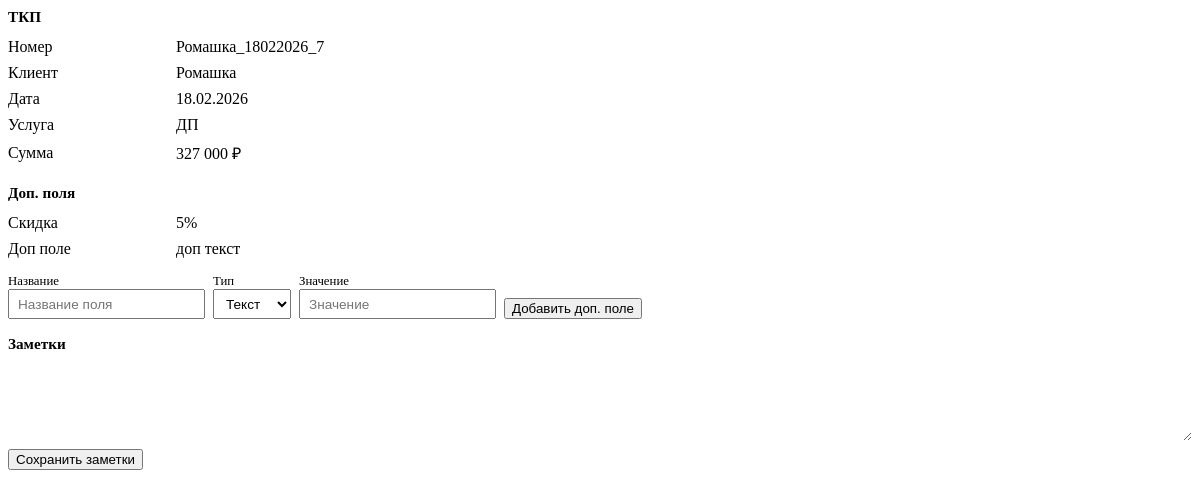
/kanban/card/10/ (signed in), run on an earlier commit of the app's database.
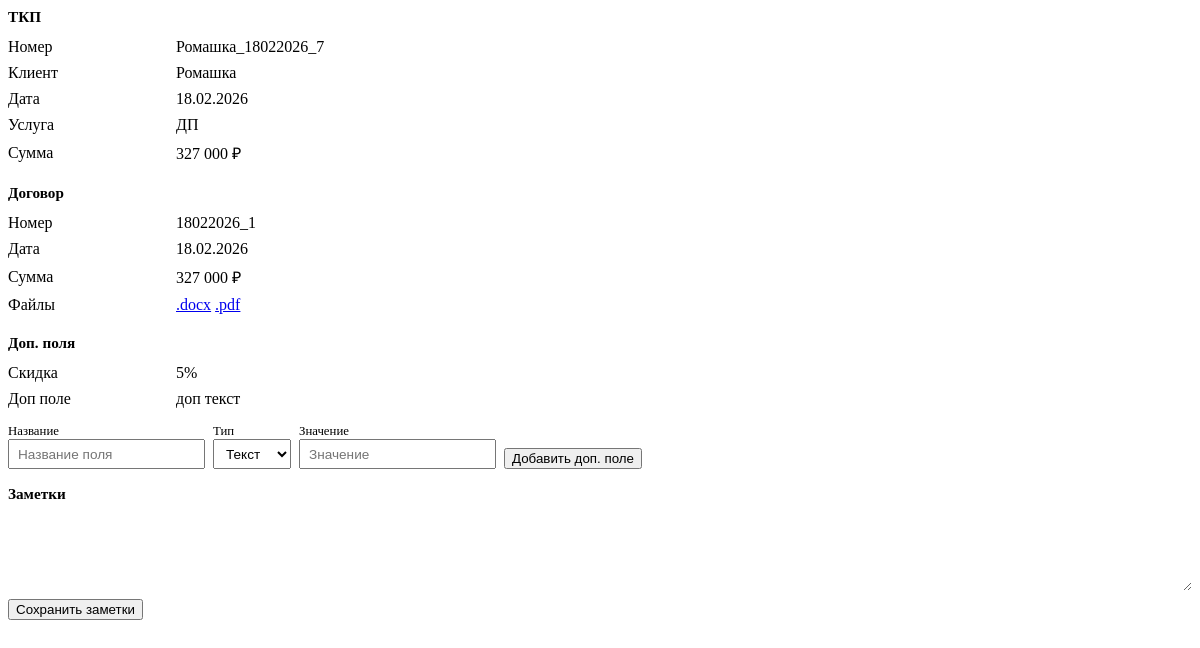
And on a later commit of the database.
### proposals/models.py (models this page shows, shortened)
class ContractRecord(models.Model):
    STATUS_DRAFT = 'draft'
    STATUS_FINAL = 'final'
    STATUS_CHOICES = [
        (STATUS_DRAFT, 'Черновик'),
        (STATUS_FINAL, 'Итоговый'),
    ]
    date = models.DateField('Дата договора')
    number = models.CharField('Номер договора', max_length=50, unique=True)
    status = models.CharField('Статус', max_length=20, choices=STATUS_CHOICES, default=STATUS_FINAL)
    tkp = models.ForeignKey(
        TKPRecord,
        on_delete=models.SET_NULL,
        null=True,
        blank=True,
        verbose_name='ТКП',
        related_name='contracts',
    )
    counterparty = models.ForeignKey(
        Counterparty,
        on_delete=models.SET_NULL,
        null=True,
        blank=True,
        verbose_name='Контрагент',
    )
    client = models.CharField('Клиент', max_length=500, blank=True)
    service = models.CharField('Услуга', max_length=255, blank=True)
    sum_total = models.DecimalField('Сумма', max_digits=15, decimal_places=2, default=0)
    docx_file = models.CharField('Файл DOCX', max_length=255, blank=True)
    pdf_file = models.CharField('Файл PDF', max_length=255, blank=True)
    contract_snapshot = models.JSONField('Снимок реквизитов', null=True, blank=True)
    created_at = models.DateTimeField('Создано', auto_now_add=True)
    created_by = models.ForeignKey(
        settings.AUTH_USER_MODEL,
        on_delete=models.SET_NULL,
        null=True,
        blank=True,
        related_name='created_contract_records',
        verbose_name='Владелец',
    )
    class Meta:
        verbose_name = 'Запись договора'
        verbose_name_plural = 'Записи договоров'
        ordering = ['-created_at']

### proposals/views.py (the view)
# urls.py: path('kanban/card/<int:tkp_id>/', views.kanban_card_detail_view, name='kanban_card_detail'),
@login_required
@require_http_methods(['GET'])
def kanban_card_detail_view(request, tkp_id):
    try:
        tkp = TKPRecord.objects.get(pk=tkp_id)
    except TKPRecord.DoesNotExist:
        raise Http404()
    contract = ContractRecord.objects.filter(tkp_id=tkp_id).select_related('counterparty').first()
    service_display = 'Комплексное' if tkp.service == 'Комплексное ТКП' else tkp.service
    custom_fields = list(
        KanbanCardField.objects.filter(user=request.user, tkp_id=tkp_id).order_by('order', 'pk')
    )
    ctx = {
        'tkp': tkp,
        'contract': contract,
        'tkp_date_display': tkp.date.strftime('%d.%m.%Y'),
        'service_display': service_display,
        'sum_display': _format_price(tkp.sum_total or 0),
        'custom_fields': custom_fields,
    }
    if contract:
        ctx['contract_date_display'] = contract.date.strftime('%d.%m.%Y')
        ctx['contract_sum_display'] = _format_price(contract.sum_total or 0)
    return render(request, 'proposals/kanban_card_content.html', ctx)

### proposals/views.py (called while the page is built)
def _format_price(value):
    if value is None:
        return ''
    s = str(int(value))
    n = len(s)
    if n <= 3:
        return s
    r = n % 3 or 3
    result = s[:r]
    for i in range(r, n, 3):
        result += ' ' + s[i:i + 3]
    return result

### proposals/templates/proposals/kanban_card_content.html (shortened to what the changed rows need)
<div class="kanban-card-content" style="font-size: 0.9rem;">
    {% if contract %}
    <section>
        <h3 style="font-size: 0.95rem; margin: 0 0 0.5rem;">Договор</h3>
        <table style="width: 100%; border-collapse: collapse;">
            <tr><td style="padding: 0.25rem 0.5rem 0.25rem 0; color: var(--text-muted); width: 10rem;">Номер</td><td style="padding: 0.25rem 0;">{{ contract.number }}</td></tr>
            <tr><td style="padding: 0.25rem 0.5rem 0.25rem 0; color: var(--text-muted);">Дата</td><td style="padding: 0.25rem 0;">{{ contract_date_display }}</td></tr>
            <tr><td style="padding: 0.25rem 0.5rem 0.25rem 0; color: var(--text-muted);">Сумма</td><td style="padding: 0.25rem 0;">{{ contract_sum_display }} ₽</td></tr>
            <tr><td style="padding: 0.25rem 0.5rem 0.25rem 0; color: var(--text-muted);">Файлы</td>
                <td style="padding: 0.25rem 0;">
                    {% if contract.docx_file %}
                    <a href="{% url 'proposals:contract_download' contract.pk 'docx' %}">.docx</a>
                    {% endif %}
                    {% if contract.pdf_file %}
                    <a href="{% url 'proposals:contract_download' contract.pk 'pdf' %}">.pdf</a>
                    {% endif %}
                </td>
            </tr>
        </table>
    </section>
    {% endif %}
</div>

What changed in the data, as far as the page shows it:
added ContractRecord: number "18022026_1"
Also different on the page:
{{ contract_date_display }}: (not shown) → "18.02.2026"
{{ contract_sum_display }}: (not shown) → "327 000"
text now shown: "Договор Номер Дата Сумма ₽ Файлы .docx .pdf"
